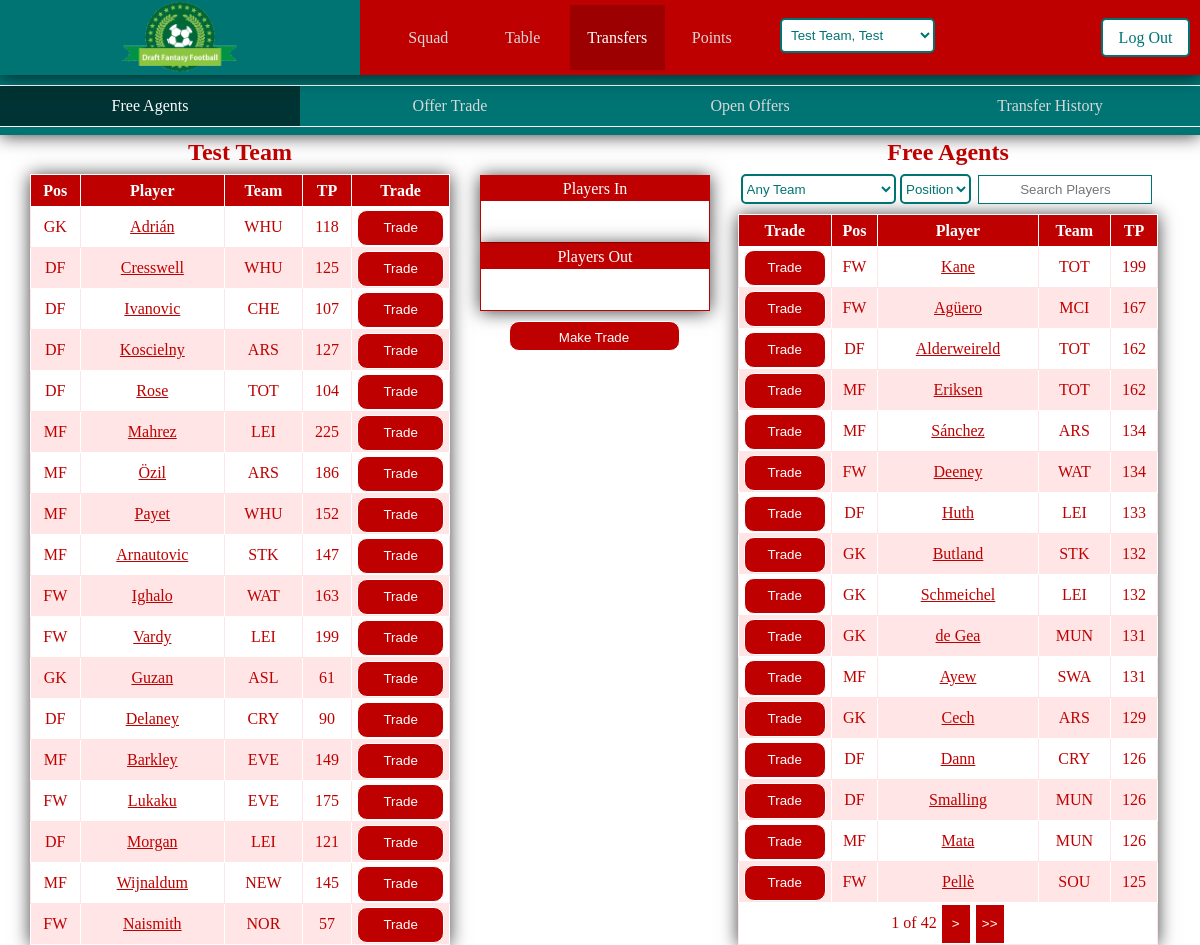
/index.php?transfer=true&squadid=41 (signed in), run on the app's committed database.
### tables this page shows
CREATE TABLE IF NOT EXISTS `managersteam` (
  `id` int(11) NOT NULL AUTO_INCREMENT,
  `manager` int(11) NOT NULL,
  `league` int(11) NOT NULL,
  `name` varchar(50) NOT NULL,
  `jersey` int(11) NOT NULL,
  `colour1` int(11) NOT NULL,
  `colour2` int(11) NOT NULL,
  `w` int(11) NOT NULL,
  `l` int(11) NOT NULL,
  `d` int(11) NOT NULL,
  `totalPoints` int(11) NOT NULL,
  `fantasyPoints` int(11) NOT NULL,
  PRIMARY KEY (`id`)
);

CREATE TABLE IF NOT EXISTS `player` (
  `id` int(11) NOT NULL,
  `teamId` int(11) NOT NULL,
  `firstName` varchar(50) NOT NULL,
  `lastName` varchar(50) NOT NULL,
  `webName` varchar(50) NOT NULL,
  `position` varchar(50) NOT NULL,
  `value` int(11) NOT NULL,
  `news` varchar(250) NOT NULL,
  PRIMARY KEY (`id`)
);

CREATE TABLE IF NOT EXISTS `clubteam` (
  `id` int(11) NOT NULL,
  `leagueId` int(11) NOT NULL,
  `fullName` varchar(50) NOT NULL,
  `shortName` varchar(15) NOT NULL,
  `stadium` varchar(50) NOT NULL,
  `manager` varchar(59) NOT NULL,
  PRIMARY KEY (`id`)
);

### assets/model/league.php (the view, shortened to what the rows shown need)
<?php
class league
{
	var $database;
    public function __construct()
	{
        $this->database = new database();
	}
    function getFreeAgents()
    {
        $num_rec_per_page=16;
        $teamsLeagueResult = $this->database->_getTeamsLeague($_GET['squadid']);
        $teamsLeagueRow = $teamsLeagueResult->fetch_assoc();
        if($teamsLeagueRow['managerid'] == $_SESSION['id'])
        {
            $leagueid = $teamsLeagueRow['leagueid'];
            if (isset($_GET["position"]) && $_GET["position"] != "Any")
            {
                $positionString = "and position = '". $_GET["position"] ."'";
            }
            else
            {
                $positionString = "";
            };
            if (isset($_GET["premTeam"]) && $_GET["premTeam"] != "Any")
            {
                $premTeamString = "and teamId = '". $_GET["premTeam"] ."'";
            }
            else
            {
                $premTeamString = "";
            };
            if (isset($_GET["name"]) && $_GET["name"] != "Any")
            {
                $nameString = "and webName LIKE '%". $_GET["name"] ."%'";
            }
            else
            {
                $nameString = "";
            };
            if (isset($_GET["orderBy"]))
            {
                $orderByString = "order by ". $_GET["orderBy"] .", totalPoints desc";
            }
            else
            {
                $orderByString = "order by totalPoints desc";
            };
            if (isset($_GET["page"])) { $page  = $_GET["page"]; } else { $page=1; };
            $start_from = ($page-1) * $num_rec_per_page;
            $result =  $this->database->_getLeaguePlayers($leagueid);
            $notThesePlayers = "";
            $row = $result->fetch_assoc();
            $notThesePlayers = $notThesePlayers. "player.id != '". $row['id'] ."'";
            while($row = $result->fetch_assoc())
                {
                    $notThesePlayers = $notThesePlayers. "and player.id != '". $row['id'] ."'";
                }
            $freeAgentResult =  $this->database->_getLeagueFreeAgents($notThesePlayers, $positionString, $premTeamString, $nameString, $orderByString, $start_from, $num_rec_per_page);
            while($freeAgentRow = $freeAgentResult->fetch_assoc())
                {
                    if($freeAgentRow['position'] == "Goalkeeper")
                    {
                        $playerPosition = "GK";
                    }
                    else if($freeAgentRow['position'] == "Defender")
                    {
                        $playerPosition = "DF";
                    }
                    else if($freeAgentRow['position'] == "Midfielder")
                    {
                        $playerPosition = "MF";
                    }
                    else
                    {
                        $playerPosition = "FW";
                    }
                    echo '
                        <tr>
                            <td><button class="tradeButton" id="trade'. $freeAgentRow['id'] .'" onclick="addToTradeIn(this.id)">Trade</button></td>
                            <td id="position'. $freeAgentRow['id'] .'">'. $playerPosition .'</td>
                            <td><p class="playerName" id="'. $freeAgentRow['id'] .'">'. $freeAgentRow['webName'] .'</p></td>
                            <td title="'. $freeAgentRow['teamName'] .'">'. $freeAgentRow['shortName'] .'</td>
                            <td>'. $freeAgentRow['totalPoints'] .'</td>
                        </tr>
                    ';
                }
        }
        else
        {
            echo "Not your League";
        }
    }
}
?>

### assets/model/squad.php (shortened to what the rows shown need)
<?php
class squad
{
	var $database;
    public function __construct()
	{
        $this->database = new database();
	}
    public function loadSquadForTransfer($id)
    {
        $result = $this->database->_loadSquad($id);
        $row = $result->fetch_assoc();
        if($row['managerId'] == $_SESSION['id'])
        {
        echo '
            <h2>'. $row['teamName'] .'</h2>
            <table class="teamTable">
                <tr>
                    <th>Pos</th>
                    <th>Player</th>
                    <th>Team</th>
                    <th>TP</th>
                    <th>Trade</th>
                </tr>
            ';
                    $goalie = $this->database->_loadPlayerDetails($row['g1']);
                    $goalieRow = $goalie->fetch_assoc();
            echo'
                    <tr>
                        <td id="position'. $goalieRow['id'] .'">GK</td>
                        <td ><p class="playerName" id="'. $goalieRow['id'] .'">'. $goalieRow['webName'] .'</p></td>
                        <td title="'. $goalieRow['teamName'] .'">'. $goalieRow['shortName'] .'</td>
                        <td>'. $goalieRow['totalPoints'] .'</td>
                        <td><button class="tradeButton" id="trade'. $goalieRow['id'] .'" onclick="addToTradeOut(this.id)">Trade</button></td>
                    </tr>
            ';
                    for($i=1; $i<=10; $i++)
                    {
                        $id = "st" . $i;
                        $defender = $this->database->_loadPlayerDetails($row[$id]);
                        $defenderRow = $defender->fetch_assoc();
                        if($defenderRow['position'] == "Defender")
                        {
                        echo'
                            <tr>
                                <td id="position'. $defenderRow['id'] .'">DF</td>
                                <td ><p class="playerName" id="'. $defenderRow['id'] .'">'. $defenderRow['webName'] .'</p></td>
                                <td title="'. $defenderRow['teamName'] .'">'. $defenderRow['shortName'] .'</td>
                                <td>'. $defenderRow['totalPoints'] .'</td>
                                <td><button class="tradeButton" id="trade'. $defenderRow['id'] .'" onclick="addToTradeOut(this.id)">Trade</button></td>
                            </tr>
                        ';
                        }
                    }
                    for($i=1; $i<=10; $i++)
                    {
                        $id = "st" . $i;
                        $midfielder = $this->database->_loadPlayerDetails($row[$id]);
                        $midfielderRow = $midfielder->fetch_assoc();
                        if($midfielderRow['position'] == "Midfielder")
                        {
                        echo '
                            <tr>
                                <td id="position'. $midfielderRow['id'] .'">MF</td>
                                <td ><p class="playerName" id="'. $midfielderRow['id'] .'">'. $midfielderRow['webName'] .'</p></td>
                                <td title="'. $midfielderRow['teamName'] .'">'. $midfielderRow['shortName'] .'</td>
                                <td>'. $midfielderRow['totalPoints'] .'</td>
                                <td><button class="tradeButton" id="trade'. $midfielderRow['id'] .'" onclick="addToTradeOut(this.id)">Trade</button></td>
                            </tr>
                        ';
                        }
                    }
                    for($i=1; $i<=10; $i++)
                    {
                        $id = "st" . $i;
                        $forward = $this->database->_loadPlayerDetails($row[$id]);
                        $forwardRow = $forward->fetch_assoc();
                        if($forwardRow['position'] == "Forward")
                        {
                        echo'
                            <tr>
                                <td id="position'. $forwardRow['id'] .'">FW</td>
                                <td ><p class="playerName" id="'. $forwardRow['id'] .'">'. $forwardRow['webName'] .'</p></td>
                                <td title="'. $forwardRow['teamName'] .'">'. $forwardRow['shortName'] .'</td>
                                <td>'. $forwardRow['totalPoints'] .'</td>
                                <td><button class="tradeButton" id="trade'. $forwardRow['id'] .'" onclick="addToTradeOut(this.id)">Trade</button></td>
                            </tr>
                        ';
                        }
                    }
                    $subGoalie = $this->database->_loadPlayerDetails($row['g2']);
                    $subGoalieRow = $subGoalie->fetch_assoc();
                    echo'
                       <tr>
                            <td id="position'. $subGoalieRow['id'] .'">GK</td>
                            <td ><p class="playerName" id="'. $subGoalieRow['id'] .'">'. $subGoalieRow['webName'] .'</p></td>
                            <td title="'. $subGoalieRow['teamName'] .'">'. $subGoalieRow['shortName'] .'</td>
                            <td>'. $subGoalieRow['totalPoints'] .'</td>
                            <td><button class="tradeButton" id="trade'. $subGoalieRow['id'] .'" onclick="addToTradeOut(this.id)">Trade</button></td>
                        </tr>
                    ';
                    for($i=1; $i<=3; $i++)
                    {
                        $id = "s" . $i;
                        $bench = $this->database->_loadPlayerDetails($row[$id]);
                        $benchRow = $bench->fetch_assoc();
                        if($benchRow['position'] == "Goalkeeper")
                        {
                            $playerPosition = "GK";
                        }
                        else if($benchRow['position'] == "Defender")
                        {
                            $playerPosition = "DF";
                        }
                        else if($benchRow['position'] == "Midfielder")
                        {
                            $playerPosition = "MF";
                        }
                        else
                        {
                            $playerPosition = "FW";
                        }
                    echo'
                        <tr>
                                <td id="position'. $benchRow['id'] .'">'. $playerPosition .'</td>
                                <td ><p class="playerName" id="'. $benchRow['id'] .'">'. $benchRow['webName'] .'</p></td>
                                <td title="'. $benchRow['teamName'] .'">'. $benchRow['shortName'] .'</td>
                                <td>'. $benchRow['totalPoints'] .'</td>
                                <td><button class="tradeButton" id="trade'. $benchRow['id'] .'" onclick="addToTradeOut(this.id)">Trade</button></td>
                            </tr>
                    ';
                    }
                    for($i=1; $i<=3; $i++)
                    {
                        $id = "r" . $i;
                        $reserver = $this->database->_loadPlayerDetails($row[$id]);
                        $reserverRow = $reserver->fetch_assoc();
                        if($reserverRow['position'] == "Goalkeeper")
                        {
                            $playerPosition = "GK";
                        }
                        else if($reserverRow['position'] == "Defender")
                        {
                            $playerPosition = "DF";
                        }
                        else if($reserverRow['position'] == "Midfielder")
                        {
                            $playerPosition = "MF";
                        }
                        else
                        {
                            $playerPosition = "FW";
                        }
                    echo'
                        <tr>
                                <td id="position'. $reserverRow['id'] .'">'. $playerPosition .'</td>
                                <td ><p class="playerName" id="'. $reserverRow['id'] .'">'. $reserverRow['webName'] .'</p></td>
                                <td title="'. $reserverRow['teamName'] .'">'. $reserverRow['shortName'] .'</td>
                                <td>'. $reserverRow['totalPoints'] .'</td>
                                <td><button class="tradeButton" id="trade'. $reserverRow['id'] .'" onclick="addToTradeOut(this.id)">Trade</button></td>
                            </tr>
                    ';
                    }
            echo '
                </table>
            ';
        }
        else
        {
            echo "not your team";
        }
    }
}
?>

### data on the page
managersteam: name "Test Team"
player: webName "Adrián", clubteam.shortName "WHU"
player: webName "Cresswell", clubteam.shortName "WHU", totalPoints "125"
player: webName "Ivanovic", clubteam.shortName "CHE", totalPoints "107"
player: webName "Koscielny", clubteam.shortName "ARS", totalPoints "127"
player: webName "Rose", clubteam.shortName "TOT", totalPoints "104"
player: webName "Mahrez", clubteam.shortName "LEI", totalPoints "225"
player: webName "Özil", clubteam.shortName "ARS", totalPoints "186"
player: webName "Payet", clubteam.shortName "WHU", totalPoints "152"
player: webName "Arnautovic", clubteam.shortName "STK", totalPoints "147"
player: webName "Ighalo", clubteam.shortName "WAT", totalPoints "163"
player: webName "Vardy", clubteam.shortName "LEI", totalPoints "199"
player: webName "Guzan", clubteam.shortName "ASL"
player: position "DF", webName "Delaney", clubteam.shortName "CRY", totalPoints "90"
player: position "MF", webName "Barkley", clubteam.shortName "EVE", totalPoints "149"
player: position "FW", webName "Lukaku", clubteam.shortName "EVE", totalPoints "175"
player: position "DF", webName "Morgan", clubteam.shortName "LEI", totalPoints "121"
player: position "MF", webName "Wijnaldum", clubteam.shortName "NEW", totalPoints "145"
player: position "FW", webName "Naismith", clubteam.shortName "NOR", totalPoints "57"
player: position "FW", webName "Kane", clubteam.shortName "TOT", totalPoints "199"
player: position "FW", webName "Agüero", clubteam.shortName "MCI", totalPoints "167"
player: position "DF", webName "Alderweireld", clubteam.shortName "TOT", totalPoints "162"
player: position "MF", webName "Eriksen", clubteam.shortName "TOT", totalPoints "162"
player: position "MF", webName "Sánchez", clubteam.shortName "ARS", totalPoints "134"
player: position "FW", webName "Deeney", clubteam.shortName "WAT", totalPoints "134"
player: position "DF", webName "Huth", clubteam.shortName "LEI", totalPoints "133"
player: position "GK", webName "Butland", clubteam.shortName "STK", totalPoints "132"
player: position "GK", webName "Schmeichel", clubteam.shortName "LEI", totalPoints "132"
player: position "GK", webName "de Gea", clubteam.shortName "MUN", totalPoints "131"
player: position "MF", webName "Ayew", clubteam.shortName "SWA", totalPoints "131"
player: position "GK", webName "Cech", clubteam.shortName "ARS", totalPoints "129"
player: position "DF", webName "Dann", clubteam.shortName "CRY", totalPoints "126"
player: position "DF", webName "Smalling", clubteam.shortName "MUN", totalPoints "126"
player: position "MF", webName "Mata", clubteam.shortName "MUN", totalPoints "126"
player: position "FW", webName "Pellè", clubteam.shortName "SOU", totalPoints "125"

### other printed values
$goalieRow['totalPoints'] "118"
$subGoalieRow['totalPoints'] "61"
$page "1"
$total_pages "42"
form field value "Test Team, Test"
